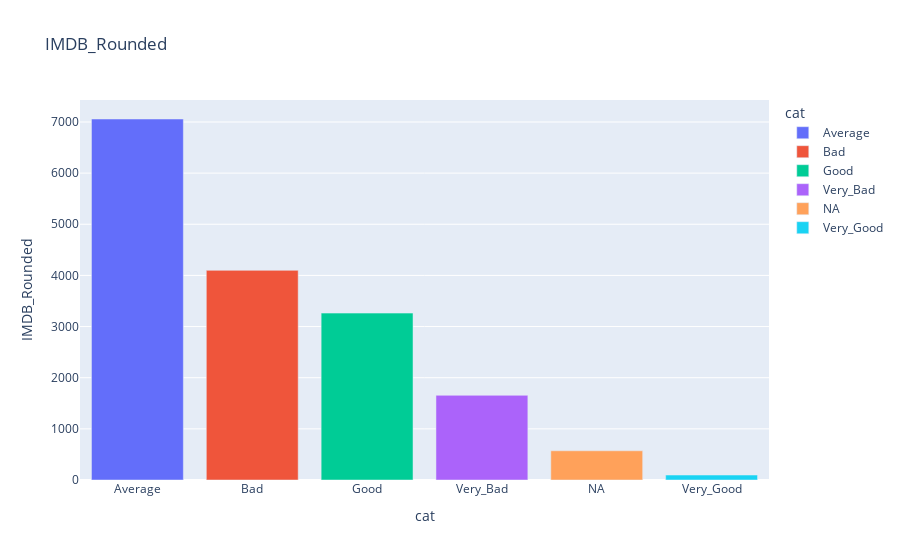

Write notebook code for a chart like this one.
### Code cell
plot_value_counts_bar(df, 'IMDB_Rounded')

### Figure 1 — Plotly figure (JSON) as saved in the notebook; plotly's stock layout.template omitted (floating-point values rounded to 4 significant figures)
{"data": [{"alignmentgroup": "True", "hovertemplate": "cat=%{x}<br>IMDB_Rounded=%{y}<extra></extra>", "legendgroup": "Average", "marker": {"color": "#636efa", "pattern": {"shape": ""}}, "name": "Average", "offsetgroup": "Average", "orientation": "v", "showlegend": true, "textposition": "auto", "type": "bar", "x": ["Average"], "xaxis": "x", "y": [7058], "yaxis": "y"}, {"alignmentgroup": "True", "hovertemplate": "cat=%{x}<br>IMDB_Rounded=%{y}<extra></extra>", "legendgroup": "Bad", "marker": {"color": "#EF553B", "pattern": {"shape": ""}}, "name": "Bad", "offsetgroup": "Bad", "orientation": "v", "showlegend": true, "textposition": "auto", "type": "bar", "x": ["Bad"], "xaxis": "x", "y": [4099], "yaxis": "y"}, {"alignmentgroup": "True", "hovertemplate": "cat=%{x}<br>IMDB_Rounded=%{y}<extra></extra>", "legendgroup": "Good", "marker": {"color": "#00cc96", "pattern": {"shape": ""}}, "name": "Good", "offsetgroup": "Good", "orientation": "v", "showlegend": true, "textposition": "auto", "type": "bar", "x": ["Good"], "xaxis": "x", "y": [3263], "yaxis": "y"}, {"alignmentgroup": "True", "hovertemplate": "cat=%{x}<br>IMDB_Rounded=%{y}<extra></extra>", "legendgroup": "Very_Bad", "marker": {"color": "#ab63fa", "pattern": {"shape": ""}}, "name": "Very_Bad", "offsetgroup": "Very_Bad", "orientation": "v", "showlegend": true, "textposition": "auto", "type": "bar", "x": ["Very_Bad"], "xaxis": "x", "y": [1656], "yaxis": "y"}, {"alignmentgroup": "True", "hovertemplate": "cat=%{x}<br>IMDB_Rounded=%{y}<extra></extra>", "legendgroup": "NA", "marker": {"color": "#FFA15A", "pattern": {"shape": ""}}, "name": "NA", "offsetgroup": "NA", "orientation": "v", "showlegend": true, "textposition": "auto", "type": "bar", "x": ["NA"], "xaxis": "x", "y": [571], "yaxis": "y"}, {"alignmentgroup": "True", "hovertemplate": "cat=%{x}<br>IMDB_Rounded=%{y}<extra></extra>", "legendgroup": "Very_Good", "marker": {"color": "#19d3f3", "pattern": {"shape": ""}}, "name": "Very_Good", "offsetgroup": "Very_Good", "orientation": "v", "showlegend": true, "textposition": "auto", "type": "bar", "x": ["Very_Good"], "xaxis": "x", "y": [97], "yaxis": "y"}], "layout": {"barmode": "relative", "legend": {"title": {"text": "cat"}, "tracegroupgap": 0}, "title": {"text": "IMDB_Rounded"}, "xaxis": {"anchor": "y", "categoryarray": ["Average", "Bad", "Good", "Very_Bad", "NA", "Very_Good"], "categoryorder": "array", "domain": [0, 1], "title": {"text": "cat"}}, "yaxis": {"anchor": "x", "domain": [0, 1], "title": {"text": "IMDB_Rounded"}}}}
